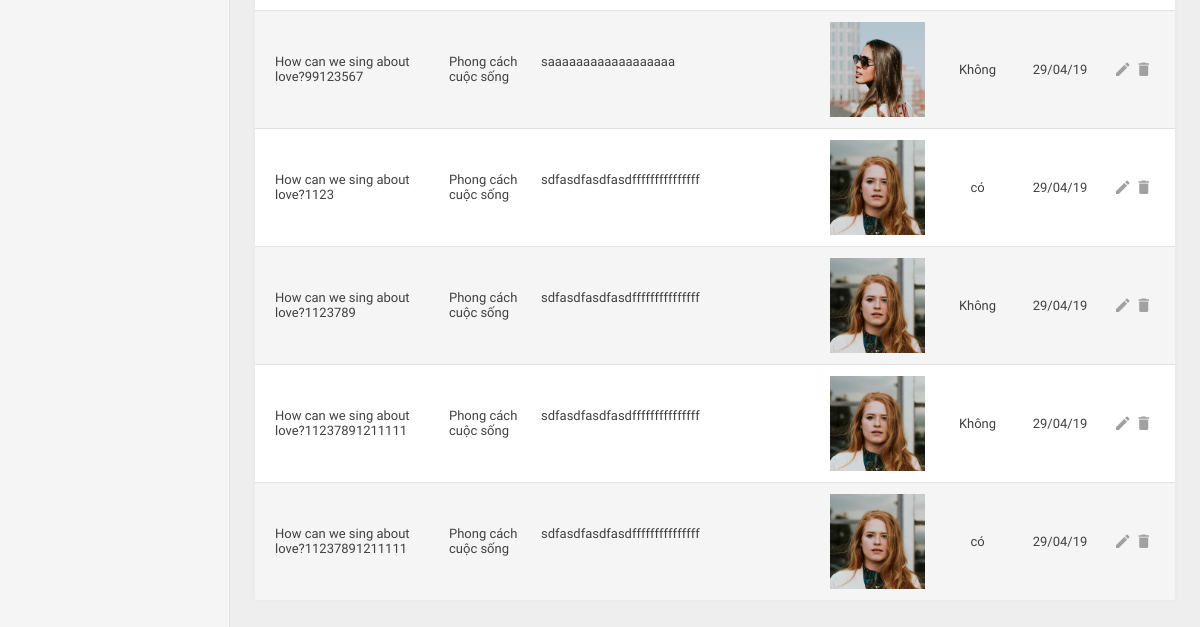
The page /admin/tintuc.php (signed in, lower part) on the database as committed earlier.
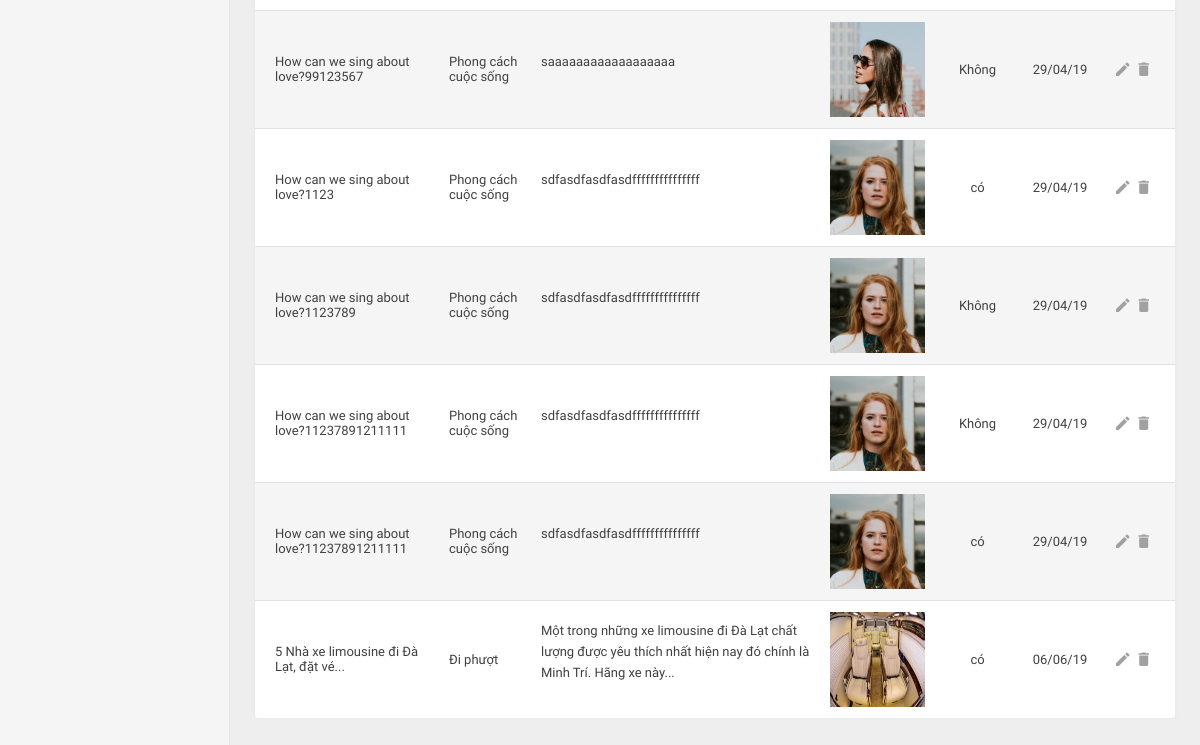
The same page on the database as committed later.
### tables this page shows
CREATE TABLE `tintuc` (
  `tintuc_id` int(11) NOT NULL,
  `danhmuc_id` int(11) DEFAULT NULL,
  `tintuc_ten` varchar(150) DEFAULT NULL,
  `tintuc_mota` text NOT NULL,
  `tintuc_noidung` text,
  `tintuc_anh` varchar(100) DEFAULT NULL,
  `tintuc_ngaytao` date DEFAULT NULL,
  `tintuc_hot` tinyint(4) DEFAULT NULL
);

CREATE TABLE `danhmuc` (
  `danhmuc_id` int(11) NOT NULL,
  `danhmuc_ten` varchar(100) NOT NULL,
  `danhmuc_vitri` int(11) NOT NULL,
  `danhmuc_ngaytao` date NOT NULL
);

### includes/functions.php (called while the page is built, shortened)
<?php
    function the_excerpt($text, $string = 400) {
        if(strlen($text) > $string) {
            $cutString = substr($text,0,$string);
            $words = substr($text, 0, strrpos($cutString, ' '));
            return $words .'...';
        } else {
            return $text;
        }
    }
?>

### admin/tintuc.php (the view, shortened to what this page needs)
<?php include('../includes/mysqli_connect.php');?>
<?php include('../includes/functions.php');?>
<?php include('includes/header.php');?>
<?php include('includes/left-sidebar.php');?>
<div class="be-content">
    <div class="main-content container-fluid">
      <div class="row">
        <div class="col-md-12">
          <div class="card card-table">
            <div class="card-body table-responsive">
                <table class="table table-striped table-hover" style="font-size: 13px">
                    <tbody>
                      <?php
                      if(isset($_GET['sort'])) {
                        switch ($_GET['sort']) {
                          case 'name':
                            $order_by = 'tintuc_ten';
                            break;
                          case 'cat':
                            $order_by = 'danhmuc_ten';
                            break;
                          case 'hot':
                            $order_by = 'tintuc_hot';
                            break;
                          case 'by':
                            $order_by = 'date';
                            break;
                          default:
                            $order_by = 'tintuc_id';
                            break;
                        }
                      } else {
                        $order_by = 'tintuc_id';
                      }
                        $query = "SELECT t.tintuc_id, t.tintuc_ten, t.tintuc_noidung, t.tintuc_anh, DATE_FORMAT(t.tintuc_ngaytao, '%d/%m/%y') AS date, t.tintuc_hot, d.danhmuc_ten ";
                        $query .= " FROM tintuc AS t";
                        $query .= " JOIN danhmuc AS d";
                        $query .= " USING (danhmuc_id)";
                        $query .= " ORDER BY {$order_by} ASC";
                          if ($result = $dbc->query($query)) {
                            $status = array(0 => 'Không', 1 => 'có');
                            while ($tintucs = $result->fetch_array(MYSQLI_ASSOC)) {
                              echo "
                                <tr>
                                  <td>".the_excerpt($tintucs['tintuc_ten'], 50)."</td>
                                  <td>".the_excerpt($tintucs['danhmuc_ten'], 50)."</td>
                                  <td>".the_excerpt($tintucs['tintuc_noidung'], 200)."</td>
                                  <td class='actions'><img src='uploads/images/{$tintucs['tintuc_anh']}' alt='{$tintucs['tintuc_ten']}' width='95px' height='95px'></td>
                                  <td class='actions'>".$status[($tintucs['tintuc_hot'])]."</td>
                                  <td class='actions'>{$tintucs['date']}</td>
                                  <td class='actions'>
                                    <span style='padding:0 3px'>
                                    <a href='suatintuc.php?tid={$tintucs['tintuc_id']}' class='icon' href='#'><i class='mdi mdi-edit'></i></a>
                                    </span>
                                    <span style='padding:0 3px'>
                                    <a id='{$tintucs['tintuc_id']}' class='icon remove'><i class='mdi mdi-delete'></i>
                                    </a>
                                    </span>
                                  </td>
                              </tr>
                              ";
                            }
                          }
                       ?>
                    </tbody>
                </table>
            </div>
        </div>
        </div>
      </div>
    </div>
</div>
<?php include('includes/footer.php');?>

### admin/includes/header.php (shortened to what this page needs)
<html lang="vi"><head>
    <link rel="stylesheet" type="text/css" href="assets/lib/perfect-scrollbar/css/perfect-scrollbar.css">
    <link rel="stylesheet" type="text/css" href="assets/lib/material-design-icons/css/material-design-iconic-font.min.css">
    <link rel="stylesheet" type="text/css" href="assets/lib/jquery.vectormap/jquery-jvectormap-1.2.2.css">
    <link rel="stylesheet" type="text/css" href="assets/lib/jqvmap/jqvmap.min.css">
    <link rel="stylesheet" type="text/css" href="assets/lib/datetimepicker/css/bootstrap-datetimepicker.min.css">
    <link rel="stylesheet" href="assets/css/app.css" type="text/css">
    <link rel="stylesheet" href="assets/css/style.css" type="text/css">
  </head>
  <body>
    <div class="be-wrapper be-fixed-sidebar">

### admin/includes/left-sidebar.php (shortened to what this page needs)
<div class="be-left-sidebar">
  <div class="left-sidebar-wrapper"><a class="left-sidebar-toggle" href="#">Dashboard</a>
    <div class="left-sidebar-spacer">
      <div class="left-sidebar-scroll ps ps--active-y">
        <div class="left-sidebar-content">
        </div>
      </div>
    </div>
  </div>
</div>

### admin/includes/footer.php (shortened to what this page needs)
</div>
</body></html>

Rows that differ between the two databases and show on the page:
added tintuc: tintuc_ten "5 Nhà xe limousine đi Đà Lạt, đặt vé...", danhmuc.danhmuc_ten "Đi phượt", tintuc_noidung "Một trong những xe limousine đi Đà Lạt chất lượng được yêu thích nhất hiện nay đó chính là Minh Trí. Hãng xe này...", tintuc_anh (picture), tintuc_hot "có", date "06/06/19"
